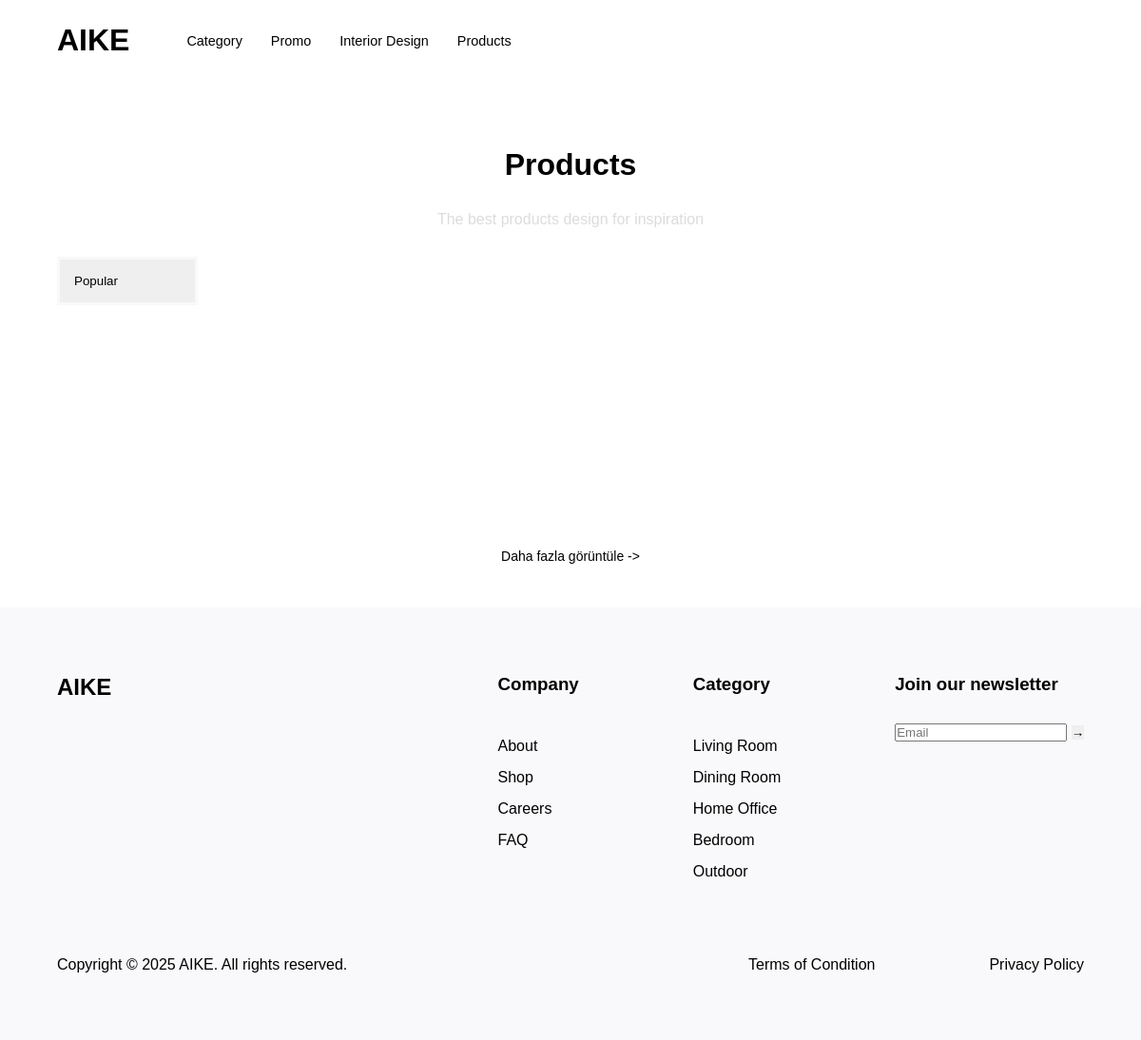
/products/, run on an earlier commit of the app's database.
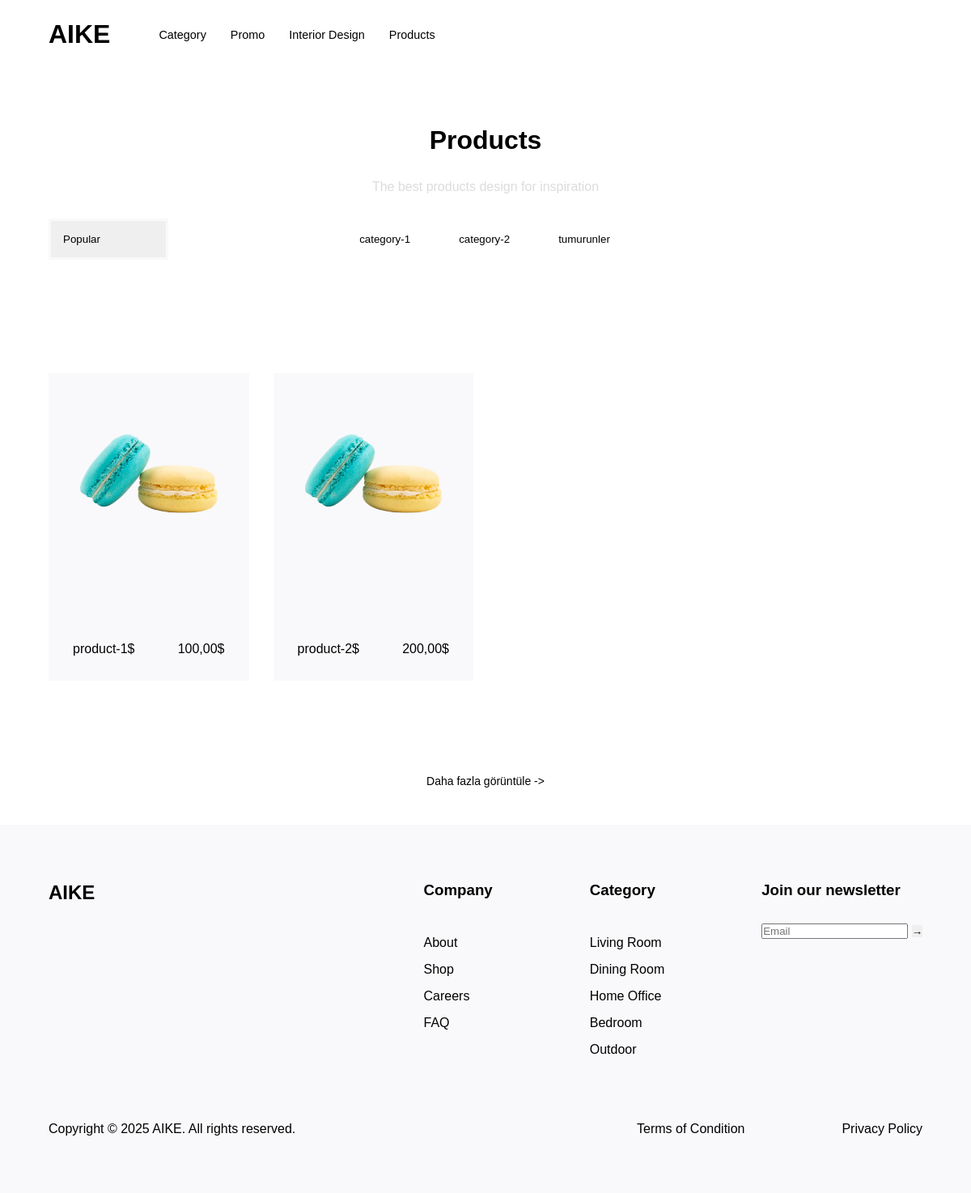
And on a later commit of the database.
### siteapp/models.py (models this page shows, shortened)
class category(models.Model):
    name = models.CharField(max_length=100)

class product(models.Model):
    title = models.CharField(max_length=250)
    categories = models.ManyToManyField(category, related_name="products")
    price = models.DecimalField(max_digits=10, decimal_places=2)
    image = models.ImageField(upload_to="siteapp/", blank=True, null=True)
    description = models.CharField(max_length=255)

### siteapp/views.py (the view)
# urls.py: path('products/', views.products, name="products"),
def products(request):
    products = product.objects.all()
    categories = category.objects.all()
    return render(request, "siteapp/products.html",
    {
        "products":products,
        "categories":categories,
    })

### siteapp/context_processors.py (called while the page is built)
def site_info(request):
    return {"copyright_year": 2025, "company_name": "AIKE"}

### siteapp/templates/siteapp/products.html (shortened to what this page needs)
{% extends "base.html" %} {% load static %} {% block title %}products{% endblock %} {% block content %}
<section class="section products-category-section">
	<h2 class="section-heading-text">Products</h2>
	<p class="emphasis">The best products design for inspiration</p>
	<nav class="product-navbar">
		<select class="products-dropdown" name="filter">
			<option value="popular" selected>Popular</option>
		</select>
		<div class="product-category-links">
			{% for category in categories %}
				<button class="product-category-link">{{ category.name }}</button>
			{% endfor %}
		</div>
	</nav>
</section>
<section class="section products-section four-column-grid">
	{% for product in products %}
		<a href="#">
			<article class="product-card">
				<img src="{{product.image.url}}" alt="" class="product-card-img" />
				<div class="product-card-info">
					<p class="product-card-text">{{product.title}}$</p>
					<p class="product-card-price">{{product.price}}$</p>
				</div>
			</article>
		</a>
	{% endfor %}
</section>
<section class="section more-section">
	<button class="btn btn-transparent btn-more">Daha fazla görüntüle -></button>
</section>
{% endblock %}

### templates/base.html (shortened to what this page needs)
{% load static %}
<!DOCTYPE html>
<html lang="en">
	<head>
		<link rel="stylesheet" href="{% static 'scss/style.css' %}" />
	</head>
	<body>
        <main class="container">
            {% include 'partials/_navbar.html' %}
            {% block content %} {% endblock %}
        </main>
		{% include 'partials/_footer.html' %}
	</body>
</html>

### templates/partials/_navbar.html
<header class="navbar">
	<a href="{% url 'home' %}" class="brand">
		<h1>AIKE</h1>
	</a>
	<nav class="nav">
		<ul>
			<li><a href="{% url 'Category' %}">category</a></li>
			<li><a href="{% url 'promo' %}">promo</a></li>
			<li><a href="{% url 'interior-design' %}">interior design</a></li>
			<li><a href="{% url 'products' %}">products</a></li>
		</ul>
	</nav>
</header>

### templates/partials/_footer.html
<footer class="section footer">
	<div class="footer-container container">
		<header class="footer-logo">
			<a href="#">
				<h2>AIKE</h2>
			</a>
		</header>
		<nav class="footer-links">
			<div class="footer-column">
				<h3 class="footer-column--title">Company</h3>
				<ul class="footer-column--links">
					<li><a href="#">About</a></li>
					<li><a href="#">Shop</a></li>
					<li><a href="#">Careers</a></li>
					<li><a href="#">FAQ</a></li>
				</ul>
			</div>
			<div class="footer-column">
				<h3 class="footer-column--title">Category</h3>
				<ul class="footer-column--links">
					<li><a href="#">Living Room</a></li>
					<li><a href="#">Dining Room</a></li>
					<li><a href="#">Home Office</a></li>
					<li><a href="#">Bedroom</a></li>
					<li><a href="#">Outdoor</a></li>
				</ul>
			</div>
			<div class="footer-column newsletter">
				<h3 class="footer-column--title">Join our newsletter</h3>
				<form>
					<input type="email" placeholder="Email" />
					<button type="submit">→</button>
				</form>
			</div>
		</nav>
	</div>
	<div class="container">
		<div class="footer-bottom">
			<p>Copyright © {{ copyright_year }} {{ company_name }}. All rights reserved.</p>
			<div class="footer-links">
				<a href="#">Terms of Condition</a>
				<a href="#">Privacy Policy</a>
			</div>
		</div>
	</div>
</footer>

### siteapp/static/scss/style.css (style rules this page uses)
* { margin: 0; padding: 0; box-sizing: border-box; list-style: none; text-decoration: none; }
button { border: none; outline: none; }
img { width: 100%; display: block; }
a, a:visited, a:hover, a:active { text-decoration: none; color: black; }
.emphasis { color: gainsboro; }
.four-column-grid { display: grid; grid-template-columns: 1fr 1fr 1fr 1fr; gap: 1.875rem; }
body { background-color: white; color: #000; font-family: "RoobertRegular", sans-serif; }
.container { width: min(80rem, 100% - 7.5rem); margin-inline: auto; }
.navbar { margin-block: 1.5rem; display: flex; align-items: center; gap: 3.75rem; }
.navbar .brand { font-size: 1rem; }
.navbar .nav ul { display: flex; align-items: center; cursor: pointer; gap: 1.875rem; text-transform: capitalize; font-size: 0.9rem; }
.section { padding-block: 4.375rem; }
.section-heading-text { font-size: 2rem; }
.products-category-section { text-align: center; }
.products-category-section>.section-heading-text, .products-category-section>.emphasis { margin-bottom: 1.875rem; }
.products-category-section .product-navbar { display: flex; align-items: center; position: relative; margin-right: 9.375rem; }
.products-category-section .product-navbar .products-dropdown { width: 9.375rem; }
.products-category-section .product-category-links { display: flex; align-items: center; justify-content: center; gap: 1.875rem; width: 100%; }
.more-section { padding-block: 1.875rem; text-align: center; }
.btn { background: #000; color: #F9F9FB; cursor: pointer; font-family: "RoobertRegular", sans-serif; font-size: 0.875rem; padding-inline: 1.75rem; padding-block: 1rem; }
.btn-transparent { cursor: default; border: none; background: transparent; color: #000; }
.btn-more { cursor: pointer; }
.product-category-link { padding: 0.9375rem; background: none; border: none; outline: none; cursor: pointer; font-family: "RoobertRegular", sans-serif; }
.product-card { display: flex; flex-direction: column; justify-content: space-between; background: #F9F9FB; cursor: pointer; max-width: 18.75rem; min-height: 23.75rem; padding: 1.875rem; }
.product-card .product-card-img { max-height: 18.75rem; }
.product-card .product-card-info { display: flex; justify-content: space-between; word-wrap: break-word; overflow-wrap: break-word; white-space: normal; word-break: break-all; }
.product-card .product-card-info .product-card-price { word-break: normal; }
.products-dropdown { -webkit-appearance: none; -moz-appearance: none; appearance: none; padding: 0.9375rem; border: 0.1875rem solid #F9F9FB; outline: none; font-family: "RoobertRegular", sans-serif; }
.footer { background-color: #F9F9FB; }
.footer-container, .footer-links, .footer-bottom { display: flex; justify-content: space-between; gap: 7.5rem; }
.footer-container .footer-column--title, .footer-links .footer-column--title, .footer-bottom .footer-column--title { margin-bottom: 1.875rem; }
.footer-container .footer-column--links>li, .footer-links .footer-column--links>li, .footer-bottom .footer-column--links>li { padding-top: 0.9375rem; }
.footer-bottom { margin-top: 5rem; }

What changed in the data, as far as the page shows it:
added category: name "category-1"
added category: name "category-2"
added category: name "tumurunler"
added product: image (picture), title "product-1", price "100,00"
added product: image (picture), title "product-2", price "200,00"
